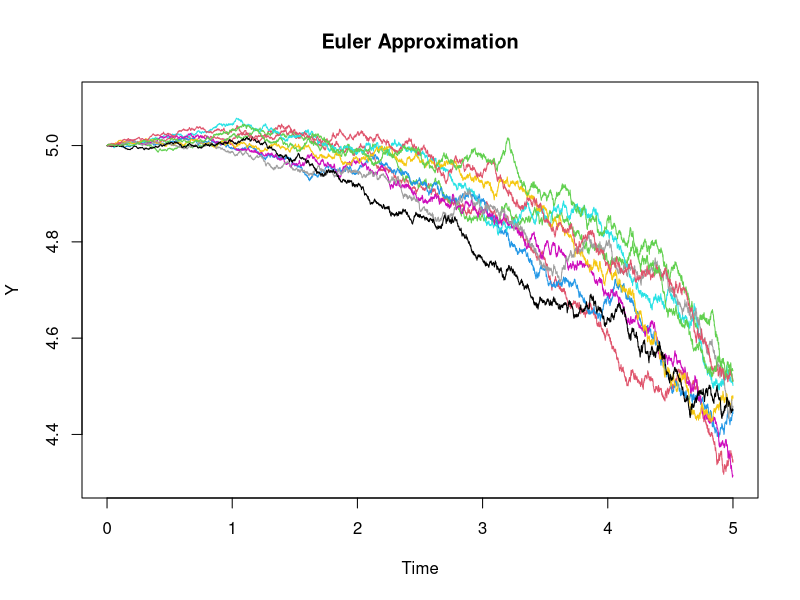

Here is the R script that generated this plot:
m <- 10	# No. of paths
n <- 5000	# No of time points
t <- 5
dt <- t/n

w2 <- vector(,m)
w5 <- vector(,m)
T <- seq(0, t, dt)
pal <- palette()
y0 <- 5

Mu <- 0.0325 - 0.05*T[2:(n+1)]
Sigma <- 0.012 + 0.0138*T[2:(n+1)] + 0.00125*(T[2:(n+1)]^2)

for (i in 1:m) {
	Z <- rnorm(n)
	Y <- cumsum(c(y0, Mu*dt + Sigma*dt^(1/2)*Z))
	w2[i] <- Y[n*(2/t) + 1]
	w5[i] <- Y[n + 1]
	if(i == 1) {
		plot(T, Y, ylim=c(4.3, 5.1), col=pal[i %% 8 + 1], cex=0.0001, main="Euler Approximation", xlab="Time", ylab="Y", type="l")
	} else {
		lines(T, Y, col=pal[i %% 8 + 1], cex=0.0001)
	}
}

dev.copy(png,"plot3.png");
dev.off ();

cat(" E[Y(2) = ",mean(w2),"\n")
cat(" E[Y(5) = ",mean(w5),"\n")

rm(list = ls())